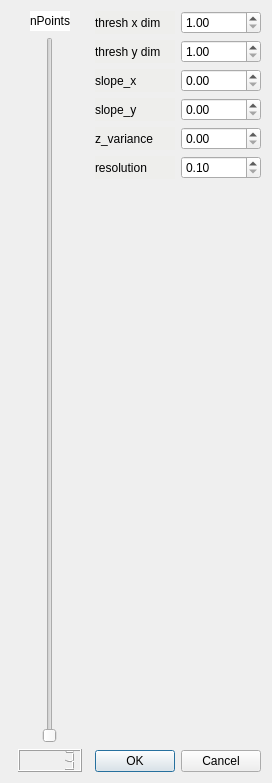
<?xml version="1.0" encoding="UTF-8"?>
<ui version="4.0">
 <class>DialogSlopeInput</class>
 <widget class="QDialog" name="DialogSlopeInput">
  <property name="geometry">
   <rect>
    <x>0</x>
    <y>0</y>
    <width>272</width>
    <height>783</height>
   </rect>
  </property>
  <property name="windowTitle">
   <string>Slope Input</string>
  </property>
  <layout class="QHBoxLayout" name="horizontalLayout_10">
   <item>
    <layout class="QVBoxLayout" name="verticalLayout">
     <item>
      <layout class="QHBoxLayout" name="horizontalLayout_3">
       <item>
        <spacer name="horizontalSpacer_5">
         <property name="orientation">
          <enum>Qt::Horizontal</enum>
         </property>
         <property name="sizeHint" stdset="0">
          <size>
           <width>40</width>
           <height>20</height>
          </size>
         </property>
        </spacer>
       </item>
       <item>
        <widget class="QLabel" name="label">
         <property name="styleSheet">
          <string notr="true">background-color: rgb(255, 255, 255);</string>
         </property>
         <property name="text">
          <string>nPoints</string>
         </property>
        </widget>
       </item>
       <item>
        <spacer name="horizontalSpacer_6">
         <property name="orientation">
          <enum>Qt::Horizontal</enum>
         </property>
         <property name="sizeHint" stdset="0">
          <size>
           <width>40</width>
           <height>20</height>
          </size>
         </property>
        </spacer>
       </item>
      </layout>
     </item>
     <item>
      <layout class="QHBoxLayout" name="horizontalLayout">
       <item>
        <spacer name="horizontalSpacer">
         <property name="orientation">
          <enum>Qt::Horizontal</enum>
         </property>
         <property name="sizeHint" stdset="0">
          <size>
           <width>40</width>
           <height>20</height>
          </size>
         </property>
        </spacer>
       </item>
       <item>
        <widget class="QSlider" name="verticalSliderNpoints">
         <property name="minimum">
          <number>3</number>
         </property>
         <property name="orientation">
          <enum>Qt::Vertical</enum>
         </property>
        </widget>
       </item>
       <item>
        <spacer name="horizontalSpacer_2">
         <property name="orientation">
          <enum>Qt::Horizontal</enum>
         </property>
         <property name="sizeHint" stdset="0">
          <size>
           <width>40</width>
           <height>20</height>
          </size>
         </property>
        </spacer>
       </item>
      </layout>
     </item>
     <item>
      <layout class="QHBoxLayout" name="horizontalLayout_2">
       <item>
        <spacer name="horizontalSpacer_3">
         <property name="orientation">
          <enum>Qt::Horizontal</enum>
         </property>
         <property name="sizeHint" stdset="0">
          <size>
           <width>40</width>
           <height>20</height>
          </size>
         </property>
        </spacer>
       </item>
       <item>
        <widget class="QLCDNumber" name="lcdNumberNpoints">
         <property name="intValue" stdset="0">
          <number>3</number>
         </property>
        </widget>
       </item>
       <item>
        <spacer name="horizontalSpacer_4">
         <property name="orientation">
          <enum>Qt::Horizontal</enum>
         </property>
         <property name="sizeHint" stdset="0">
          <size>
           <width>40</width>
           <height>20</height>
          </size>
         </property>
        </spacer>
       </item>
      </layout>
     </item>
    </layout>
   </item>
   <item>
    <layout class="QVBoxLayout" name="verticalLayout_2">
     <item>
      <layout class="QHBoxLayout" name="horizontalLayout_6">
       <item>
        <widget class="QLabel" name="label_5">
         <property name="styleSheet">
          <string notr="true">background-color: rgb(238, 238, 236);</string>
         </property>
         <property name="text">
          <string>thresh x dim</string>
         </property>
        </widget>
       </item>
       <item>
        <widget class="QDoubleSpinBox" name="doubleSpinBoxThreshX">
         <property name="minimum">
          <double>1.000000000000000</double>
         </property>
         <property name="maximum">
          <double>10.000000000000000</double>
         </property>
         <property name="singleStep">
          <double>0.500000000000000</double>
         </property>
        </widget>
       </item>
      </layout>
     </item>
     <item>
      <layout class="QHBoxLayout" name="horizontalLayout_7">
       <item>
        <widget class="QLabel" name="label_6">
         <property name="styleSheet">
          <string notr="true">background-color: rgb(238, 238, 236);</string>
         </property>
         <property name="text">
          <string>thresh y dim</string>
         </property>
        </widget>
       </item>
       <item>
        <widget class="QDoubleSpinBox" name="doubleSpinBoxThreshY">
         <property name="minimum">
          <double>1.000000000000000</double>
         </property>
         <property name="maximum">
          <double>10.000000000000000</double>
         </property>
         <property name="singleStep">
          <double>0.500000000000000</double>
         </property>
        </widget>
       </item>
      </layout>
     </item>
     <item>
      <layout class="QHBoxLayout" name="horizontalLayout_5">
       <item>
        <widget class="QLabel" name="label_3">
         <property name="styleSheet">
          <string notr="true">background-color: rgb(238, 238, 236);</string>
         </property>
         <property name="text">
          <string>slope_x</string>
         </property>
        </widget>
       </item>
       <item>
        <widget class="QDoubleSpinBox" name="doubleSpinBoxSlopeX">
         <property name="maximum">
          <double>1.600000000000000</double>
         </property>
         <property name="singleStep">
          <double>0.010000000000000</double>
         </property>
        </widget>
       </item>
      </layout>
     </item>
     <item>
      <layout class="QHBoxLayout" name="horizontalLayout_8">
       <item>
        <widget class="QLabel" name="label_4">
         <property name="styleSheet">
          <string notr="true">background-color: rgb(238, 238, 236);</string>
         </property>
         <property name="text">
          <string>slope_y</string>
         </property>
        </widget>
       </item>
       <item>
        <widget class="QDoubleSpinBox" name="doubleSpinBoxSlopeY">
         <property name="maximum">
          <double>1.600000000000000</double>
         </property>
         <property name="singleStep">
          <double>0.010000000000000</double>
         </property>
        </widget>
       </item>
      </layout>
     </item>
     <item>
      <layout class="QHBoxLayout" name="horizontalLayout_4">
       <item>
        <widget class="QLabel" name="label_2">
         <property name="styleSheet">
          <string notr="true">background-color: rgb(238, 238, 236);</string>
         </property>
         <property name="text">
          <string>z_variance</string>
         </property>
        </widget>
       </item>
       <item>
        <widget class="QDoubleSpinBox" name="doubleSpinBoxZvariance">
         <property name="maximum">
          <double>10.000000000000000</double>
         </property>
         <property name="singleStep">
          <double>0.010000000000000</double>
         </property>
        </widget>
       </item>
      </layout>
     </item>
     <item>
      <layout class="QHBoxLayout" name="horizontalLayout_9">
       <item>
        <widget class="QLabel" name="label_7">
         <property name="styleSheet">
          <string notr="true">background-color: rgb(238, 238, 236);</string>
         </property>
         <property name="text">
          <string>resolution</string>
         </property>
        </widget>
       </item>
       <item>
        <widget class="QDoubleSpinBox" name="doubleSpinBoxResolution">
         <property name="minimum">
          <double>0.100000000000000</double>
         </property>
         <property name="maximum">
          <double>1.000000000000000</double>
         </property>
         <property name="singleStep">
          <double>0.050000000000000</double>
         </property>
        </widget>
       </item>
      </layout>
     </item>
     <item>
      <spacer name="verticalSpacer">
       <property name="orientation">
        <enum>Qt::Vertical</enum>
       </property>
       <property name="sizeHint" stdset="0">
        <size>
         <width>20</width>
         <height>40</height>
        </size>
       </property>
      </spacer>
     </item>
     <item>
      <widget class="QDialogButtonBox" name="buttonBox">
       <property name="orientation">
        <enum>Qt::Horizontal</enum>
       </property>
       <property name="standardButtons">
        <set>QDialogButtonBox::Cancel|QDialogButtonBox::Ok</set>
       </property>
      </widget>
     </item>
    </layout>
   </item>
  </layout>
 </widget>
 <resources/>
 <connections>
  <connection>
   <sender>buttonBox</sender>
   <signal>accepted()</signal>
   <receiver>DialogSlopeInput</receiver>
   <slot>accept()</slot>
   <hints>
    <hint type="sourcelabel">
     <x>248</x>
     <y>254</y>
    </hint>
    <hint type="destinationlabel">
     <x>157</x>
     <y>274</y>
    </hint>
   </hints>
  </connection>
  <connection>
   <sender>buttonBox</sender>
   <signal>rejected()</signal>
   <receiver>DialogSlopeInput</receiver>
   <slot>reject()</slot>
   <hints>
    <hint type="sourcelabel">
     <x>316</x>
     <y>260</y>
    </hint>
    <hint type="destinationlabel">
     <x>286</x>
     <y>274</y>
    </hint>
   </hints>
  </connection>
  <connection>
   <sender>verticalSliderNpoints</sender>
   <signal>valueChanged(int)</signal>
   <receiver>lcdNumberNpoints</receiver>
   <slot>display(int)</slot>
   <hints>
    <hint type="sourcelabel">
     <x>210</x>
     <y>99</y>
    </hint>
    <hint type="destinationlabel">
     <x>209</x>
     <y>129</y>
    </hint>
   </hints>
  </connection>
 </connections>
</ui>
